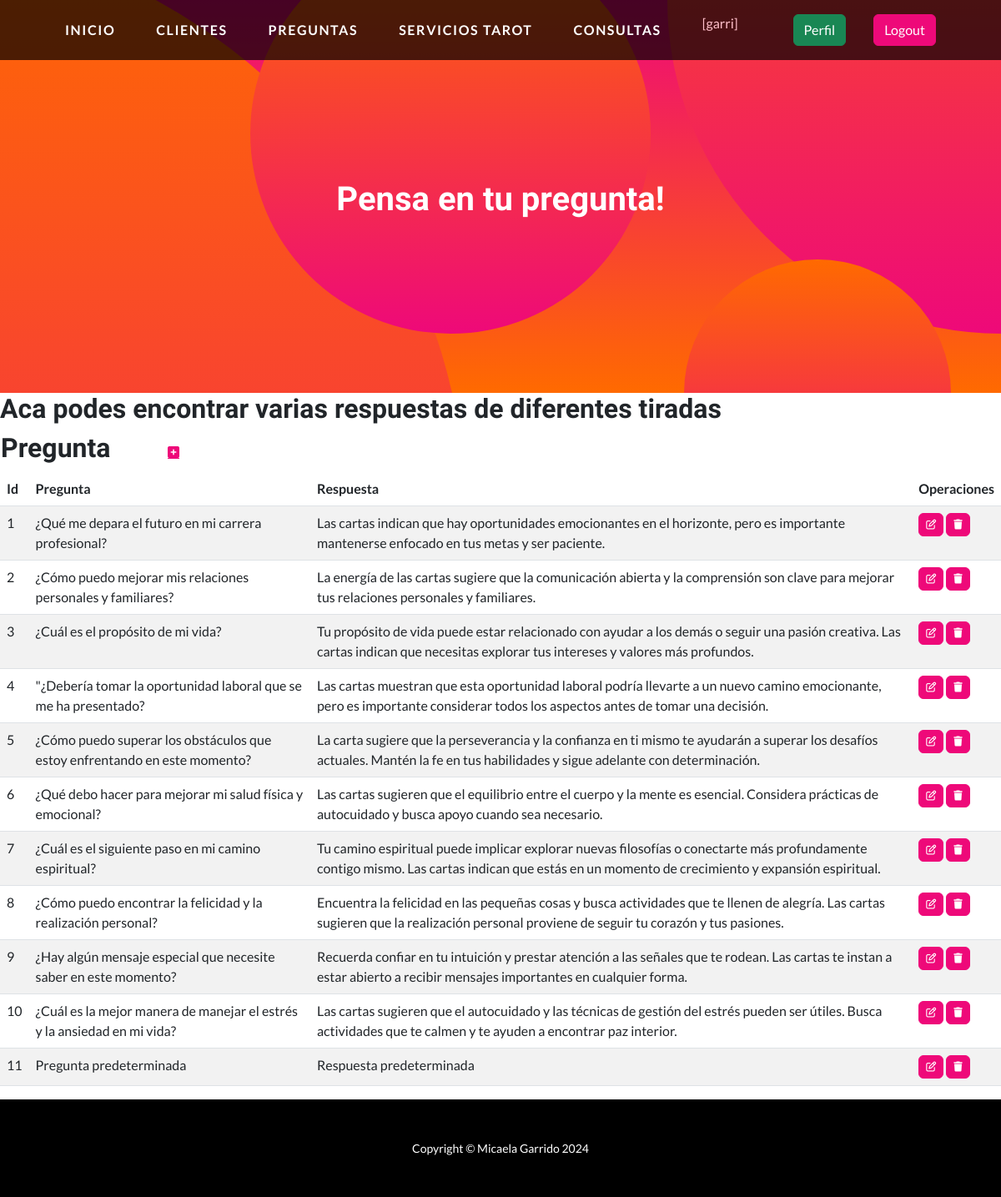
Page /pregunta/ (signed in) on the committed database.
### consultas/models.py (models this page shows, shortened)
class Pregunta(models.Model):
    pregunta = models.CharField(max_length=255)
    respuesta = models.CharField(max_length=300)
    servicio = models.ForeignKey(ServicioTarot, on_delete=models.CASCADE)

### consultas/views.py (the view)
# urls.py: path('pregunta/',pregunta, name="pregunta"),
@login_required
def pregunta(request):
    preguntas = Pregunta.objects.all().order_by("id")
    return render(request, 'aplicacion/pregunta.html', {'pregunta': preguntas})

### consultas/templates/aplicacion/pregunta.html
{% extends "aplicacion/index.html" %}
{% block titulo %}
<h1 class="mb-5">Pensa en tu pregunta!</h1>
{% endblock titulo %}
{% block contenido %}
<h2>Aca podes encontrar varias respuestas de diferentes tiradas</h2>
<table>
    <tr>
        <td width="200"><h2>Pregunta</h2></td>
        <td>
            <a
            href="{% url 'pregunta_create' %}"
            <i class="fa-solid fa-square-plus"></i>
            </a>
        </td>
    </tr>
</table>
<table class="table table-striped">
    <thead>
        <tr>
            <th>Id</th>
            <th>Pregunta</th>
            <th>Respuesta</th>
            <th>Operaciones</th>
        </tr>
    </thead>
    <tbody>
    {% for p in pregunta %}
        <tr>
            <td>{{ p.id }}</td>
            <td>{{ p.pregunta }}</td>
            <td>{{ p.respuesta }}</td>
            <td>
                <a
                  href="{% url 'pregunta_update' p.id %}"
                  class="btn btn-primary"
                  style="--bs-btn-padding-y: .25rem; --bs-btn-padding-x: .5rem; --bs-btn-font-size: .75rem;"
                  ><i class="fa-regular fa-pen-to-square" title="Edit Record"></i>
                </a>
                <a
                href="{% url 'pregunta_delete' p.id %}"
                class="btn btn-primary"
                style="--bs-btn-padding-y: .25rem; --bs-btn-padding-x: .5rem; --bs-btn-font-size: .75rem;"
                ><i class="fa-solid fa-trash" title="Delete Record"></i>
                </a>
            </td>
        </tr>
    {% endfor %}
    </tbody>
</table>
{% endblock contenido %}

### consultas/templates/aplicacion/index.html (shortened to what this page needs)
<!DOCTYPE html>
<html lang="en">
    <head>
        {% load static %}
        <link href="{% static 'css/styles.css' %}" rel="stylesheet" />
        <link rel="stylesheet" href="https://cdnjs.cloudflare.com/ajax/libs/font-awesome/6.5.1/css/all.min.css"
    </head>
    <body id="page-top">
        <nav class="navbar navbar-expand-lg navbar-dark navbar-custom fixed-top">
            <div class="container px-5">
                <a class="navbar-brand" href="{% url 'home' %}">Inicio</a>
                {% if  user.is_authenticated %}
                    <a class="navbar-brand" href="{% url 'cliente' %}">Clientes</a>
                    <a class="navbar-brand" href="{% url 'pregunta'%}">Preguntas</a>
                    <a class="navbar-brand" href="{% url 'serviciotarot'%}">Servicios Tarot</a>
                    <a class="navbar-brand" href="{% url 'consulta'%}">Consultas</a>
                    <p style="color:pink">[{{user.username}}]</p>
                    <a class="btn btn-success" href="{% url 'perfil' %}">Perfil</a>
                    <a class="btn btn-primary" href="{% url 'logout' %}">Logout</a>
                {% else %}
                    <a class="btn btn-primary" href="{% url 'login' %}">Login</a>
                    <a class="btn btn-success" href="{% url 'registrar' %}">Registrarse</a>
                {% endif %}
                </div>
        </nav>
        <header class="masthead text-center text-white">
            <div class="masthead-content">
                <div class="container px-5">
                    {% block titulo %}{% endblock titulo %}
                </div>
            </div>
            <div class="bg-circle-1 bg-circle"></div>
            <div class="bg-circle-2 bg-circle"></div>
            <div class="bg-circle-3 bg-circle"></div>
            <div class="bg-circle-4 bg-circle"></div>
        </header>
    {% block contenido %}{% endblock contenido %}
    <footer class="py-5 bg-black">
        <div class="container px-5">
            <p class="m-0 text-center text-white small">Copyright &copy; Micaela Garrido 2024</p>
        </div>
    </footer>
</body>
</html>

### rows in the picture
Pregunta: id "1", pregunta "¿Qué me depara el futuro en mi carrera profesional?", respuesta "Las cartas indican que hay oportunidades emocionantes en el horizonte, pero es importante mantenerse enfocado en tus metas y ser paciente."
Pregunta: id "2", pregunta "¿Cómo puedo mejorar mis relaciones personales y familiares?", respuesta "La energía de las cartas sugiere que la comunicación abierta y la comprensión son clave para mejorar tus relaciones personales y familiares."
Pregunta: id "3", pregunta "¿Cuál es el propósito de mi vida?", respuesta "Tu propósito de vida puede estar relacionado con ayudar a los demás o seguir una pasión creativa. Las cartas indican que necesitas explorar tus intereses y valores más profundos."
Pregunta: id "4", pregunta "\"¿Debería tomar la oportunidad laboral que se me ha presentado?", respuesta "Las cartas muestran que esta oportunidad laboral podría llevarte a un nuevo camino emocionante, pero es importante considerar todos los aspectos antes de tomar una decisión."
Pregunta: id "5", pregunta "¿Cómo puedo superar los obstáculos que estoy enfrentando en este momento?", respuesta "La carta sugiere que la perseverancia y la confianza en ti mismo te ayudarán a superar los desafíos actuales. Mantén la fe en tus habilidades y sigue adelante con determinación."
Pregunta: id "6", pregunta "¿Qué debo hacer para mejorar mi salud física y emocional?", respuesta "Las cartas sugieren que el equilibrio entre el cuerpo y la mente es esencial. Considera prácticas de autocuidado y busca apoyo cuando sea necesario."
Pregunta: id "7", pregunta "¿Cuál es el siguiente paso en mi camino espiritual?", respuesta "Tu camino espiritual puede implicar explorar nuevas filosofías o conectarte más profundamente contigo mismo. Las cartas indican que estás en un momento de crecimiento y expansión espiritual."
Pregunta: id "8", pregunta "¿Cómo puedo encontrar la felicidad y la realización personal?", respuesta "Encuentra la felicidad en las pequeñas cosas y busca actividades que te llenen de alegría. Las cartas sugieren que la realización personal proviene de seguir tu corazón y tus pasiones."
Pregunta: id "9", pregunta "¿Hay algún mensaje especial que necesite saber en este momento?", respuesta "Recuerda confiar en tu intuición y prestar atención a las señales que te rodean. Las cartas te instan a estar abierto a recibir mensajes importantes en cualquier forma."
Pregunta: id "10", pregunta "¿Cuál es la mejor manera de manejar el estrés y la ansiedad en mi vida?", respuesta "Las cartas sugieren que el autocuidado y las técnicas de gestión del estrés pueden ser útiles. Busca actividades que te calmen y te ayuden a encontrar paz interior."
Pregunta: id "11", pregunta "Pregunta predeterminada", respuesta "Respuesta predeterminada"

### other values in the picture
{{ user.username }} "garri"
